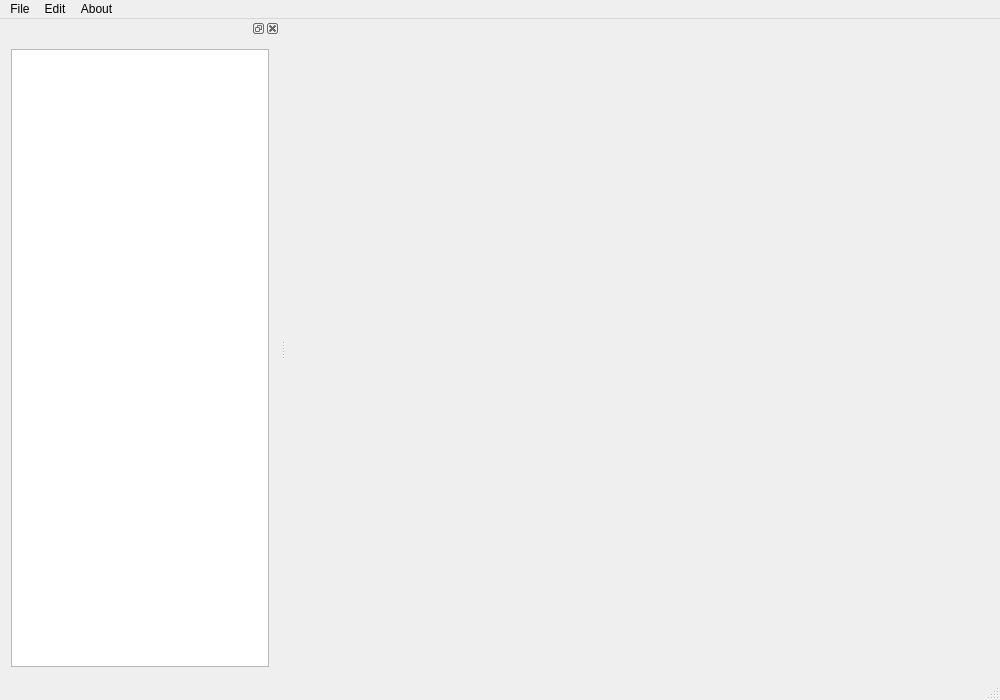
<?xml version="1.0" encoding="UTF-8"?>
<ui version="4.0">
 <class>Camod</class>
 <widget class="QMainWindow" name="Camod">
  <property name="geometry">
   <rect>
    <x>0</x>
    <y>0</y>
    <width>1000</width>
    <height>700</height>
   </rect>
  </property>
  <property name="windowTitle">
   <string>Camod</string>
  </property>
  <widget class="QWidget" name="centralWidget"/>
  <widget class="QMenuBar" name="menuBar">
   <property name="geometry">
    <rect>
     <x>0</x>
     <y>0</y>
     <width>1000</width>
     <height>22</height>
    </rect>
   </property>
   <widget class="QMenu" name="menuFile">
    <property name="title">
     <string>File</string>
    </property>
    <addaction name="actionNew"/>
    <addaction name="actionOpen"/>
    <addaction name="actionSave"/>
    <addaction name="actionSave_As"/>
    <addaction name="actionEXit"/>
   </widget>
   <widget class="QMenu" name="menuEdit">
    <property name="title">
     <string>Edit</string>
    </property>
   </widget>
   <widget class="QMenu" name="menuAbout">
    <property name="title">
     <string>About</string>
    </property>
   </widget>
   <addaction name="menuFile"/>
   <addaction name="menuEdit"/>
   <addaction name="menuAbout"/>
  </widget>
  <widget class="QStatusBar" name="statusBar"/>
  <widget class="QDockWidget" name="dockWidget">
   <property name="minimumSize">
    <size>
     <width>280</width>
     <height>120</height>
    </size>
   </property>
   <property name="maximumSize">
    <size>
     <width>400</width>
     <height>524287</height>
    </size>
   </property>
   <property name="allowedAreas">
    <set>Qt::LeftDockWidgetArea|Qt::RightDockWidgetArea</set>
   </property>
   <attribute name="dockWidgetArea">
    <number>1</number>
   </attribute>
   <widget class="QWidget" name="dockWidgetContents">
    <layout class="QVBoxLayout" name="verticalLayout">
     <item>
      <widget class="QTreeWidget" name="treeWidget">
       <property name="verticalScrollMode">
        <enum>QAbstractItemView::ScrollPerPixel</enum>
       </property>
       <property name="indentation">
        <number>0</number>
       </property>
       <property name="rootIsDecorated">
        <bool>false</bool>
       </property>
       <property name="animated">
        <bool>true</bool>
       </property>
       <property name="headerHidden">
        <bool>true</bool>
       </property>
       <attribute name="headerVisible">
        <bool>false</bool>
       </attribute>
       <column>
        <property name="text">
         <string notr="true">1</string>
        </property>
       </column>
      </widget>
     </item>
    </layout>
   </widget>
  </widget>
  <action name="actionNew">
   <property name="text">
    <string>New</string>
   </property>
  </action>
  <action name="actionOpen">
   <property name="text">
    <string>Open</string>
   </property>
  </action>
  <action name="actionSave">
   <property name="text">
    <string>Save</string>
   </property>
  </action>
  <action name="actionSave_As">
   <property name="text">
    <string>Save As</string>
   </property>
  </action>
  <action name="actionEXit">
   <property name="text">
    <string>EXit</string>
   </property>
  </action>
 </widget>
 <layoutdefault spacing="6" margin="11"/>
 <resources/>
 <connections/>
</ui>
